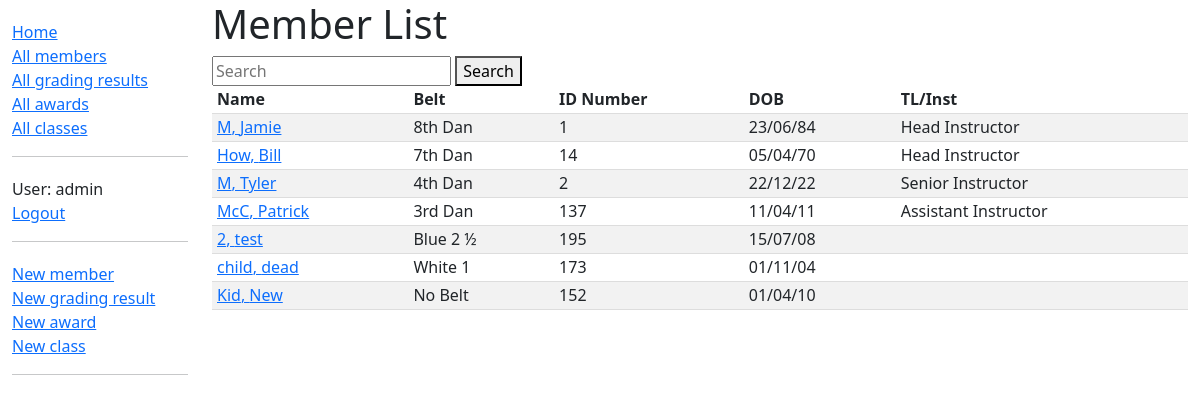
Before: /dashboard/members/ (signed in) with the older database file.
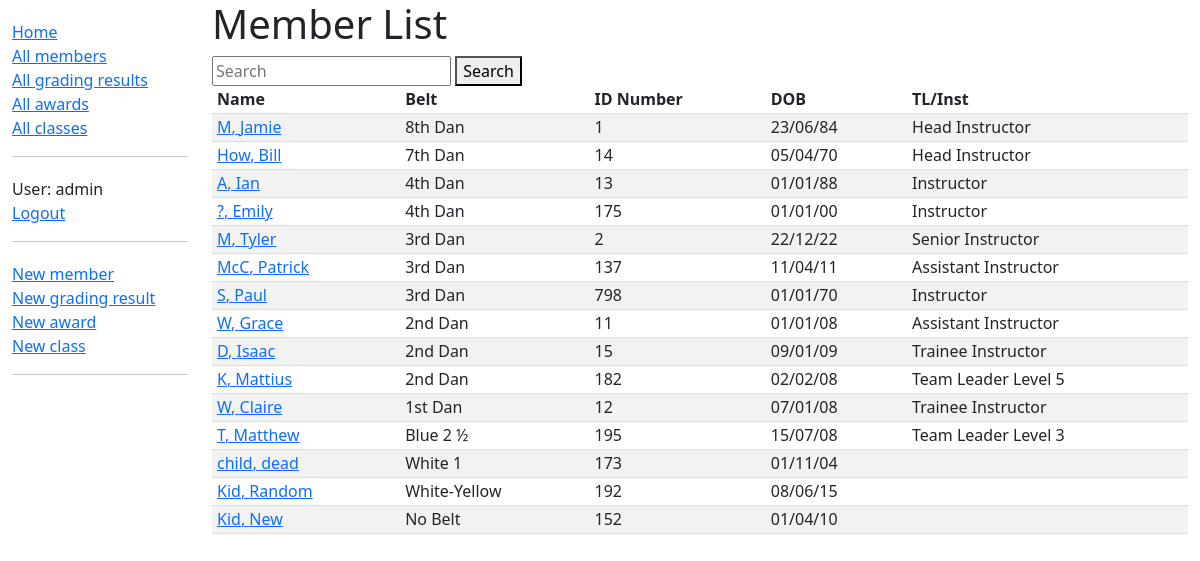
After: the same page with the newer database file.
### dashboard/models.py (models this page shows, shortened)
class Member(models.Model):
    first_name = models.CharField(max_length=50)
    last_name = models.CharField(max_length=50)
    idnumber = models.SmallIntegerField(verbose_name="ID Number")
    address_line_1 = models.CharField(max_length=200, help_text="Unit, Street Number and Name", blank=True)
    address_line_2 = models.CharField(max_length=200, help_text="Suburb", blank=True)
    address_line_3 = models.CharField(max_length=4, help_text="Postcode", blank=True)
    date_of_birth = models.DateField()
    belt = models.CharField(max_length=50, choices=BELT_CHOICES, blank=True)
    email = models.EmailField()
    phone = models.CharField(max_length=100)
    team_leader_instructor = models.CharField(max_length=2, choices=TL_INST_RANKS, blank=True, verbose_name="Team Leader/Instructor")
    active = models.BooleanField(default=True)
    class Meta:
        ordering = ['-belt','idnumber']
    def get_absolute_url(self):
        return reverse('member-detail', args=[str(self.id)])

### dashboard/views.py (the view)
# urls.py: path('members/', views.MemberListView.as_view(), name='members'),
class MemberListView(LoginRequiredMixin, generic.ListView):
    model = Member
    paginate_by = 15
    def get_queryset(self):
        query = self.request.GET.get('q')
        if query:
            return Member.objects.filter(Q(first_name__icontains=query) | Q(last_name__icontains=query) | Q(idnumber__icontains=query) | Q(email__icontains=query) | Q(phone__iexact=query))
        else:
            return Member.objects.all()

### dashboard/templates/dashboard/member_list.html
{% extends "base_generic.html" %}
{% block content %}
<h1>Member List</h1>
<form method="get">
  <input type="text" name="q" placeholder="Search">
  <button type="submit">Search</button>
</form>
  {% if member_list %}
  <table style="width: 100%;">
    <tr>
      <th>Name</th>
      <th>Belt</th>
      <th>ID Number</th>
      <th>DOB</th>
      <th>TL/Inst</th>
    </tr>
    {% for member in member_list %}
      <tr class="content">
        <td><a href="{{ member.get_absolute_url }}">{{ member.last_name }}, {{ member.first_name }}</a></td>
        <td>{% if member.belt %}{{ member.get_belt_display }}{% else %}No Belt{% endif %}</td>
        <td>{{ member.idnumber }}</td>
        <td>{% if member.date_of_birth %}{{ member.date_of_birth|date:"d/m/y" }}{% endif %}</td>
        <td>{{ member.get_team_leader_instructor_display }}</td>
      </tr>
    {% endfor %}
  </table>
  {% else %}
    <p>There are no members.</p>
  {% endif %}
{% endblock %}

### dashboard/templates/base_generic.html (shortened to what this page needs)
<!DOCTYPE html>
<html lang="en">
<head>
  <link href="https://cdn.jsdelivr.net/npm/bootstrap@5.1.3/dist/css/bootstrap.min.css" rel="stylesheet">
  {% load static %}
  <link rel="stylesheet" href="{% static 'css/styles.css' %}">
</head>
<body>
  <div class="container-fluid">
    <div class="row">
      <div class="col-sm-2">
      {% block sidebar %}
        <ul class="sidebar-nav">
          <li><a href="{% url 'index' %}">Home</a></li>
          <li><a href="{% url 'members' %}">All members</a></li>
          <li><a href="{% url 'gradingresults' %}">All grading results</a></li>
          <li><a href="{% url 'awards' %}">All awards</a></li>
          <li><a href="{% url 'classes' %}">All classes</a></li>
        </ul>
        <hr>
        <ul class="sidebar-nav">
        {% if user.is_authenticated %}
            <li>User: {{ user.get_username }}</li>
            <li><a href="{% url 'logout' %}?next={{ request.path }}">Logout</a></li>
          </ul>
          <hr>
          <ul class="sidebar-nav">
            <li><a href="{% url 'add-member' %}">New member</a></li>
            <li><a href="{% url 'add-grading-result' %}">New grading result</a></li>
            <li><a href="{% url 'add-award' %}">New award</a></li>
            <li><a href="{% url 'add-class' %}">New class</a></li>
          </ul>
        {% else %}
          <li><a href="{% url 'login' %}?next={{ request.path }}">Login</a></li>
        {% endif %}
        <hr>
     {% endblock %}
      </div>
      <div class="col-sm-10 ">{% block content %}{% endblock %}
      </div>
    </div>
  </div>
</body>
</html>

### dashboard/static/css/styles.css (style rules this page uses)
.sidebar-nav { margin-top: 20px; padding: 0; list-style: none; }
th, td { border-bottom: 1px solid #ddd; text-align: left; padding-right: 15px; padding-left: 5px; padding-bottom: 2px; }
tr:nth-child(even) { background-color: #f2f2f2; }

Changed rows visible on the page:
added Member: last_name "A", first_name "Ian", belt "4th Dan", idnumber "13", date_of_birth "01/01/88", team_leader_instructor "Instructor"
added Member: last_name "?", first_name "Emily", belt "4th Dan", idnumber "175", date_of_birth "01/01/00", team_leader_instructor "Instructor"
changed Member "Tyler": belt "4th Dan" → "3rd Dan"
added Member: last_name "S", first_name "Paul", belt "3rd Dan", idnumber "798", date_of_birth "01/01/70", team_leader_instructor "Instructor"
added Member: last_name "W", first_name "Grace", belt "2nd Dan", idnumber "11", date_of_birth "01/01/08", team_leader_instructor "Assistant Instructor"
added Member: last_name "D", first_name "Isaac", belt "2nd Dan", idnumber "15", date_of_birth "09/01/09", team_leader_instructor "Trainee Instructor"
added Member: last_name "K", first_name "Mattius", belt "2nd Dan", idnumber "182", date_of_birth "02/02/08", team_leader_instructor "Team Leader Level 5"
added Member: last_name "W", first_name "Claire", belt "1st Dan", idnumber "12", date_of_birth "07/01/08", team_leader_instructor "Trainee Instructor"
changed Member "Blue 2 ½": last_name "2" → "T"; first_name "test" → "Matthew"; team_leader_instructor (not shown) → "Team Leader Level 3"
added Member: last_name "Kid", first_name "Random", belt "White-Yellow", idnumber "192", date_of_birth "08/06/15"
